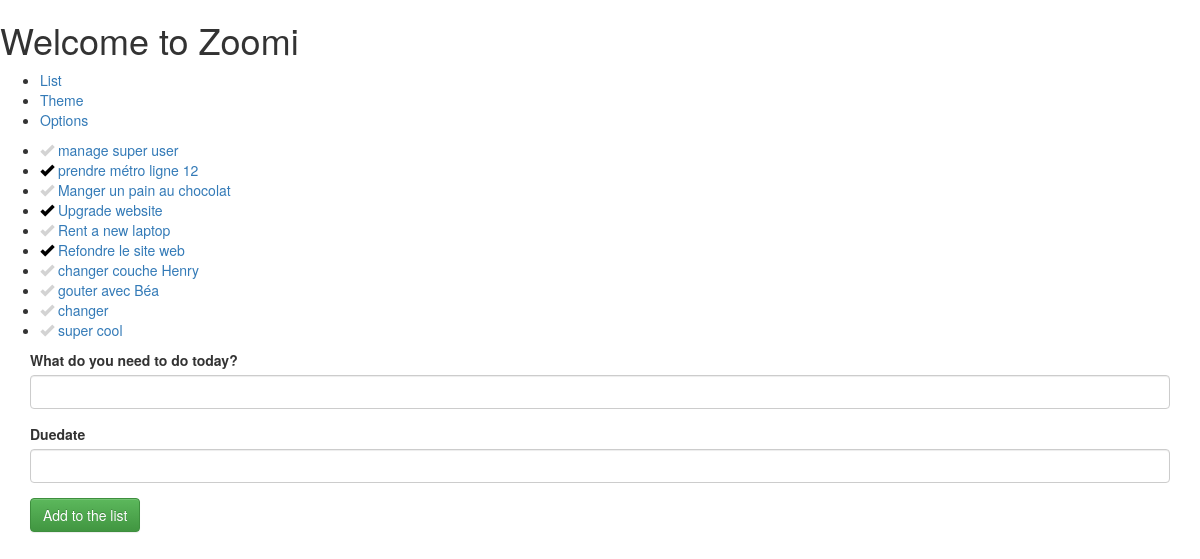
The app's page / (signed in) with its own data.
### core/models.py (models this page shows, shortened)
class Entry(models.Model):
	user = models.ForeignKey(User)
	name = models.CharField(max_length=50)
	data = models.CharField(max_length=200, blank=True)
	order = models.IntegerField(default=1000)
	duedate = models.DateField(null=True, blank=True)
	done = models.IntegerField(default=0) # 0 = to do / 1 = completed
	impediment = models.IntegerField(default=0) # 0 = No / 1 = Yes
	assignees = models.ManyToManyField(User, related_name='assignees',blank=True)
	created_at = models.DateTimeField(auto_now_add=True)
	class Meta:
		ordering = ['order']
		verbose_name_plural = "entries"
	def __str__(self):
		return str(self.name)
	def update_modal_entry_url(self):
		return reverse (viewname="entrymodal", args=[self.id])

### core/views.py (the view, shortened to what this page needs)
# urls.py: url(r'^$', coreviews.EntryListAppendView.as_view(), name='entrylist'),
class EntryListAppendView(ListAppendView):
	model = coremodels.Entry
	template_name = 'entry/list.html'
	def get_queryset(self):
		return coremodels.Entry.objects.filter(user=self.request.user).order_by('order')

### core/models.py
class EntryCreateForm(ModelForm):
	class Meta:
		model = Entry
		fields = ['name','duedate'] # the form on the homepage
	def __init__(self, *args, **kwargs): # current_business, as parameter (cf Creeam)
		super(EntryCreateForm, self).__init__(*args, **kwargs)
		self.fields['name'].label = "What do you need to do today?"

### core/models.py (called while the page is built)
	def get(self, request, *args, **kwargs):
		self.object_list = self.get_queryset()
		allow_empty = self.get_allow_empty()
		if not allow_empty and len(self.object_list) == 0:
			raise Http404(_(u"Empty list and '%(class_name)s.allow_empty' is False.")
							% {'class_name': self.__class__.__name__})
		self.object = None
		form_class = self.get_form_class()
		form = self.get_form(form_class)
		context = self.get_context_data(object_list=self.object_list, form=form)
		return self.render_to_response(context)

### templates/entry/list.html (shortened to what this page needs)
{% extends "base/theme.html" %}
{% load widget_tweaks %}
{% load staticfiles %}
{% block css_js %}
	<link rel="stylesheet" href="http://code.jquery.com/mobile/1.4.5/jquery.mobile-1.4.5.min.css" />
	<link rel="stylesheet" href="https://maxcdn.bootstrapcdn.com/bootstrap/3.3.6/css/bootstrap.min.css">
	<link rel="stylesheet" href="https://maxcdn.bootstrapcdn.com/bootstrap/3.3.6/css/bootstrap-theme.min.css">
    <link rel="stylesheet" href="{% static "css/zoomi.css" %}">
{% endblock %}
 	{% block navigation %}
	<div data-role="header" data-position="fixed">
			<h1>Welcome to Zoomi</h1>
		<div data-role="navbar" data-iconpos="right">
			<ul>
			    <li><a href="#" class="ui-btn-active" data-icon="star">List</a></li>
			    <li><a href="/theme" data-icon="grid">Theme</a></li>
			    <li><a href="/options" data-icon="gear">Options</a></li>
			</ul>
		</div>
	</div>
	{% endblock %}
 	{% block content %}
 	<div data-role="content">
			<ul id="todo_list" data-role="listview" data-filter="true"  data-split-icon="gear" data-split-theme="a" data-filter-placeholder="Search an action ..." data-inset="true">
			    {% for objects in object_list %}
			    	<li id="entry_{{ objects.id }}" data-icon="gear" class="ui-state-default">
			    		{% include 'entry/details.html' %}
			    	</li>
			    {% endfor %}
			</ul>
	<div data-role="footer" data-position="fixed">
		    	{% include 'entry/create.html' %}
	</div>
	</div>
		{% endblock %}

### templates/entry/details.html (shortened to what this page needs)
        <a href="#" >
        	<span class="glyphicon glyphicon-ok entrycheckmark {% if objects.done == 1 %}completed{% else %}todo{% endif %}" onclick="EntryComplete({{ objects.id }})"> </span>
        {{ objects }}
   </a>

### static/css/zoomi.css (style rules this page uses)
.todo { color:lightgrey; }
.completed { color:black; }

### records on screen
Entry: done 0 (drawn), name "manage super user"
Entry: done 1 (drawn), name "prendre métro ligne 12"
Entry: done 0 (drawn), name "Manger un pain au chocolat"
Entry: done 1 (drawn), name "Upgrade website"
Entry: done 0 (drawn), name "Rent a new laptop"
Entry: done 1 (drawn), name "Refondre le site web"
Entry: done 0 (drawn), name "changer couche Henry"
Entry: done 0 (drawn), name "gouter avec Béa"
Entry: done 0 (drawn), name "changer"
Entry: done 0 (drawn), name "super cool"

### other values on screen
{{ field.label }} "What do you need to do today?" "Duedate"
